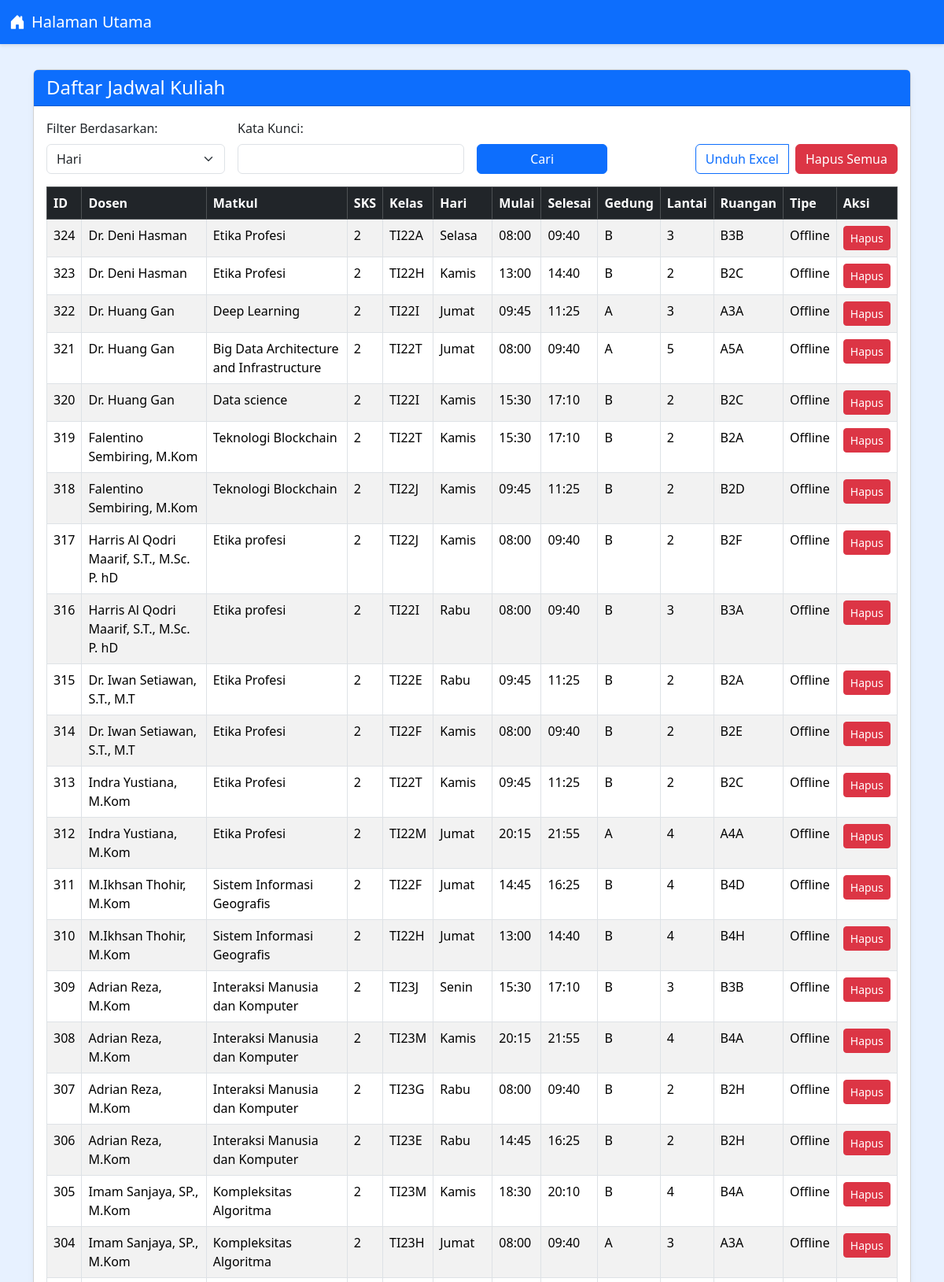
The app's page /jadwal (upper part) with its own data.
### app.py (models this page shows)
class Jadwal(db.Model):
    id = db.Column(db.Integer, primary_key=True)
    nama_dosen = db.Column(db.String(120), nullable=False)
    mata_kuliah = db.Column(db.String(120), nullable=False)
    kelas = db.Column(db.String(80), nullable=False)
    hari = db.Column(db.String(20), nullable=False)
    jam_mulai = db.Column(db.String(5), nullable=False)
    jam_selesai = db.Column(db.String(5), nullable=False)
    gedung = db.Column(db.String(20))
    lantai = db.Column(db.String(20))
    ruangan = db.Column(db.String(80))
    tipe_kelas = db.Column(db.String(20), nullable=False)
    user_id = db.Column(db.Integer, db.ForeignKey('user.id'), nullable=True) # Dibuat nullable
    sks = db.Column(db.Integer, nullable=False)

### app.py (the view, shortened to what this page needs)
@app.route('/jadwal')
def halaman_jadwal():
    filter_by, filter_value = request.args.get('filter_by', 'Hari'), request.args.get('filter_value', '').strip()
    query = Jadwal.query
    jadwal_list = query.order_by(Jadwal.id.desc()).all()
    header = ["ID", "Dosen", "Matkul", "SKS", "Kelas", "Hari", "Mulai", "Selesai", "Gedung", "Lantai", "Ruangan", "Tipe"]
    return render_template('view_jadwal.html', header=header, jadwal_list=jadwal_list, filter_by=filter_by, filter_value=filter_value)

### app.py (called while the page is built)
@app.context_processor
def inject_data():
    return dict(data_gedung=data_gedung)

### templates/view_jadwal.html (shortened to what this page needs)
{% extends 'base.html' %}
{% block content %}
<div class="card">
    <div class="card-header bg-primary text-white">
        <h4 class="mb-0">Daftar Jadwal Kuliah</h4>
    </div>
    <div class="card-body">
        <div class="row mb-3 align-items-end">
            <div class="col-md-8">
                <form method="GET" action="{{ url_for('halaman_jadwal') }}" class="row g-3">
                    <div class="col-md-4">
                        <label for="filter_by" class="form-label">Filter Berdasarkan:</label>
                        <select name="filter_by" id="filter_by" class="form-select">
                            <option value="Hari" {% if filter_by == 'Hari' %}selected{% endif %}>Hari</option>
                        </select>
                    </div>
                    <div class="col-md-5">
                        <label for="filter_value" class="form-label">Kata Kunci:</label>
                        <input type="text" name="filter_value" id="filter_value" class="form-control" value="{{ filter_value or '' }}">
                    </div>
                    <div class="col-md-3 d-flex align-items-end">
                        <button type="submit" class="btn btn-primary w-100">Cari</button>
                    </div>
                </form>
            </div>
            <div class="col-md-4 d-flex align-items-end justify-content-end mt-3 mt-md-0">
                <div class="btn-group">
                    <a href="{{ url_for('download_excel', filter_by=filter_by, filter_value=filter_value) }}" class="btn btn-outline-primary me-2">Unduh Excel</a>
                    <form action="{{ url_for('delete_all_schedules') }}" method="POST" onsubmit="return confirm('Anda yakin ingin menghapus SEMUA jadwal? Aksi ini tidak dapat dibatalkan.');">
                        <button type="submit" class="btn btn-danger">Hapus Semua</button>
                    </form>
                </div>
            </div>
        </div>
        <div class="table-responsive">
            <table class="table table-striped table-hover table-bordered">
                <thead class="table-dark">
                    <tr>
                        {% for col in header %}
                            <th>{{ col }}</th>
                        {% endfor %}
                        <th>Aksi</th>
                    </tr>
                </thead>
                <tbody>
                    {% if jadwal_list %}
                        {% for jadwal in jadwal_list %}
                        <tr>
                            <td>{{ jadwal.id }}</td>
                            <td>{{ jadwal.nama_dosen }}</td>
                            <td>{{ jadwal.mata_kuliah }}</td>
                            <td>{{ jadwal.sks }}</td>
                            <td>{{ jadwal.kelas }}</td>
                            <td>{{ jadwal.hari }}</td>
                            <td>{{ jadwal.jam_mulai }}</td>
                            <td>{{ jadwal.jam_selesai }}</td>
                            <td>{{ jadwal.gedung }}</td>
                            <td>{{ jadwal.lantai }}</td>
                            <td>{{ jadwal.ruangan }}</td>
                            <td>{{ jadwal.tipe_kelas }}</td>
                            <td>
                                <form action="{{ url_for('delete_jadwal', jadwal_id=jadwal.id) }}" method="POST" onsubmit="return confirm('Hapus jadwal ini?');">
                                    <button type="submit" class="btn btn-danger btn-sm">Hapus</button>
                                </form>
                            </td>
                        </tr>
                        {% endfor %}
                    {% else %}
                    <tr>
                        <td colspan="{{ header|length + 1 }}" class="text-center">Tidak ada data jadwal yang ditemukan.</td>
                    </tr>
                    {% endif %}
                </tbody>
            </table>
        </div>
    </div>
</div>
{% endblock %}

### templates/base.html (shortened to what this page needs)
<!DOCTYPE html>
<html lang="id">
  <head>
    <link
      href="https://cdn.jsdelivr.net/npm/bootstrap@5.3.3/dist/css/bootstrap.min.css"
      rel="stylesheet"
    />
    <link
      rel="stylesheet"
      href="https://cdn.jsdelivr.net/npm/bootstrap-icons@1.11.3/font/bootstrap-icons.min.css"
    />
  </head>
  <body>
    <nav class="navbar navbar-expand-lg navbar-dark bg-primary">
      <div class="container-fluid">
        <a class="navbar-brand" href="{{ url_for('landing_page') }}">
          <i class="bi bi-house-door-fill me-2"></i>Halaman Utama
        </a>
      </div>
    </nav>
    <main class="container">
       {% block content %}{% endblock %}
    </main>
  </body>
</html>

### templates/base.html (style rules this page uses)
body { background-color: #e7f1ff; }
.navbar { box-shadow: 0 2px 4px rgba(0, 0, 0, 0.1); }
.container { margin-top: 2rem; }
.card { box-shadow: 0 4px 8px rgba(0, 0, 0, 0.05); border-radius: 0.5rem; }

### records on screen
Jadwal: id "324", nama_dosen "Dr. Deni Hasman", mata_kuliah "Etika Profesi", sks "2", kelas "TI22A", hari "Selasa", jam_mulai "08:00", jam_selesai "09:40", gedung "B", lantai "3", ruangan "B3B", tipe_kelas "Offline"
Jadwal: id "323", nama_dosen "Dr. Deni Hasman", mata_kuliah "Etika Profesi", sks "2", kelas "TI22H", hari "Kamis", jam_mulai "13:00", jam_selesai "14:40", gedung "B", lantai "2", ruangan "B2C", tipe_kelas "Offline"
Jadwal: id "322", nama_dosen "Dr. Huang Gan", mata_kuliah "Deep Learning", sks "2", kelas "TI22I", hari "Jumat", jam_mulai "09:45", jam_selesai "11:25", gedung "A", lantai "3", ruangan "A3A", tipe_kelas "Offline"
Jadwal: id "321", nama_dosen "Dr. Huang Gan", mata_kuliah "Big Data Architecture and Infrastructure", sks "2", kelas "TI22T", hari "Jumat", jam_mulai "08:00", jam_selesai "09:40", gedung "A", lantai "5", ruangan "A5A", tipe_kelas "Offline"
Jadwal: id "320", nama_dosen "Dr. Huang Gan", mata_kuliah "Data science", sks "2", kelas "TI22I", hari "Kamis", jam_mulai "15:30", jam_selesai "17:10", gedung "B", lantai "2", ruangan "B2C", tipe_kelas "Offline"
Jadwal: id "319", nama_dosen "Falentino Sembiring, M.Kom", mata_kuliah "Teknologi Blockchain", sks "2", kelas "TI22T", hari "Kamis", jam_mulai "15:30", jam_selesai "17:10", gedung "B", lantai "2", ruangan "B2A", tipe_kelas "Offline"
Jadwal: id "318", nama_dosen "Falentino Sembiring, M.Kom", mata_kuliah "Teknologi Blockchain", sks "2", kelas "TI22J", hari "Kamis", jam_mulai "09:45", jam_selesai "11:25", gedung "B", lantai "2", ruangan "B2D", tipe_kelas "Offline"
Jadwal: id "317", nama_dosen "Harris Al Qodri Maarif, S.T., M.Sc. P. hD", mata_kuliah "Etika profesi", sks "2", kelas "TI22J", hari "Kamis", jam_mulai "08:00", jam_selesai "09:40", gedung "B", lantai "2", ruangan "B2F", tipe_kelas "Offline"
Jadwal: id "316", nama_dosen "Harris Al Qodri Maarif, S.T., M.Sc. P. hD", mata_kuliah "Etika profesi", sks "2", kelas "TI22I", hari "Rabu", jam_mulai "08:00", jam_selesai "09:40", gedung "B", lantai "3", ruangan "B3A", tipe_kelas "Offline"
Jadwal: id "315", nama_dosen "Dr. Iwan Setiawan, S.T., M.T", mata_kuliah "Etika Profesi", sks "2", kelas "TI22E", hari "Rabu", jam_mulai "09:45", jam_selesai "11:25", gedung "B", lantai "2", ruangan "B2A", tipe_kelas "Offline"
Jadwal: id "314", nama_dosen "Dr. Iwan Setiawan, S.T., M.T", mata_kuliah "Etika Profesi", sks "2", kelas "TI22F", hari "Kamis", jam_mulai "08:00", jam_selesai "09:40", gedung "B", lantai "2", ruangan "B2E", tipe_kelas "Offline"
Jadwal: id "313", nama_dosen "Indra Yustiana, M.Kom", mata_kuliah "Etika Profesi", sks "2", kelas "TI22T", hari "Kamis", jam_mulai "09:45", jam_selesai "11:25", gedung "B", lantai "2", ruangan "B2C", tipe_kelas "Offline"
Jadwal: id "312", nama_dosen "Indra Yustiana, M.Kom", mata_kuliah "Etika Profesi", sks "2", kelas "TI22M", hari "Jumat", jam_mulai "20:15", jam_selesai "21:55", gedung "A", lantai "4", ruangan "A4A", tipe_kelas "Offline"
Jadwal: id "311", nama_dosen "M.Ikhsan Thohir, M.Kom", mata_kuliah "Sistem Informasi Geografis", sks "2", kelas "TI22F", hari "Jumat", jam_mulai "14:45", jam_selesai "16:25", gedung "B", lantai "4", ruangan "B4D", tipe_kelas "Offline"
Jadwal: id "310", nama_dosen "M.Ikhsan Thohir, M.Kom", mata_kuliah "Sistem Informasi Geografis", sks "2", kelas "TI22H", hari "Jumat", jam_mulai "13:00", jam_selesai "14:40", gedung "B", lantai "4", ruangan "B4H", tipe_kelas "Offline"
Jadwal: id "309", nama_dosen "Adrian Reza, M.Kom", mata_kuliah "Interaksi Manusia dan Komputer", sks "2", kelas "TI23J", hari "Senin", jam_mulai "15:30", jam_selesai "17:10", gedung "B", lantai "3", ruangan "B3B", tipe_kelas "Offline"
Jadwal: id "308", nama_dosen "Adrian Reza, M.Kom", mata_kuliah "Interaksi Manusia dan Komputer", sks "2", kelas "TI23M", hari "Kamis", jam_mulai "20:15", jam_selesai "21:55", gedung "B", lantai "4", ruangan "B4A", tipe_kelas "Offline"
Jadwal: id "307", nama_dosen "Adrian Reza, M.Kom", mata_kuliah "Interaksi Manusia dan Komputer", sks "2", kelas "TI23G", hari "Rabu", jam_mulai "08:00", jam_selesai "09:40", gedung "B", lantai "2", ruangan "B2H", tipe_kelas "Offline"
Jadwal: id "306", nama_dosen "Adrian Reza, M.Kom", mata_kuliah "Interaksi Manusia dan Komputer", sks "2", kelas "TI23E", hari "Rabu", jam_mulai "14:45", jam_selesai "16:25", gedung "B", lantai "2", ruangan "B2H", tipe_kelas "Offline"
Jadwal: id "305", nama_dosen "Imam Sanjaya, SP., M.Kom", mata_kuliah "Kompleksitas Algoritma", sks "2", kelas "TI23M", hari "Kamis", jam_mulai "18:30", jam_selesai "20:10", gedung "B", lantai "4", ruangan "B4A", tipe_kelas "Offline"
Jadwal: id "304", nama_dosen "Imam Sanjaya, SP., M.Kom", mata_kuliah "Kompleksitas Algoritma", sks "2", kelas "TI23H", hari "Jumat", jam_mulai "08:00", jam_selesai "09:40", gedung "A", lantai "3", ruangan "A3A", tipe_kelas "Offline"

### other values on screen
{{ col }} "ID" "Dosen" "Matkul" "SKS" "Kelas" "Hari" "Mulai" "Selesai" "Gedung" "Lantai" "Ruangan" "Tipe"
